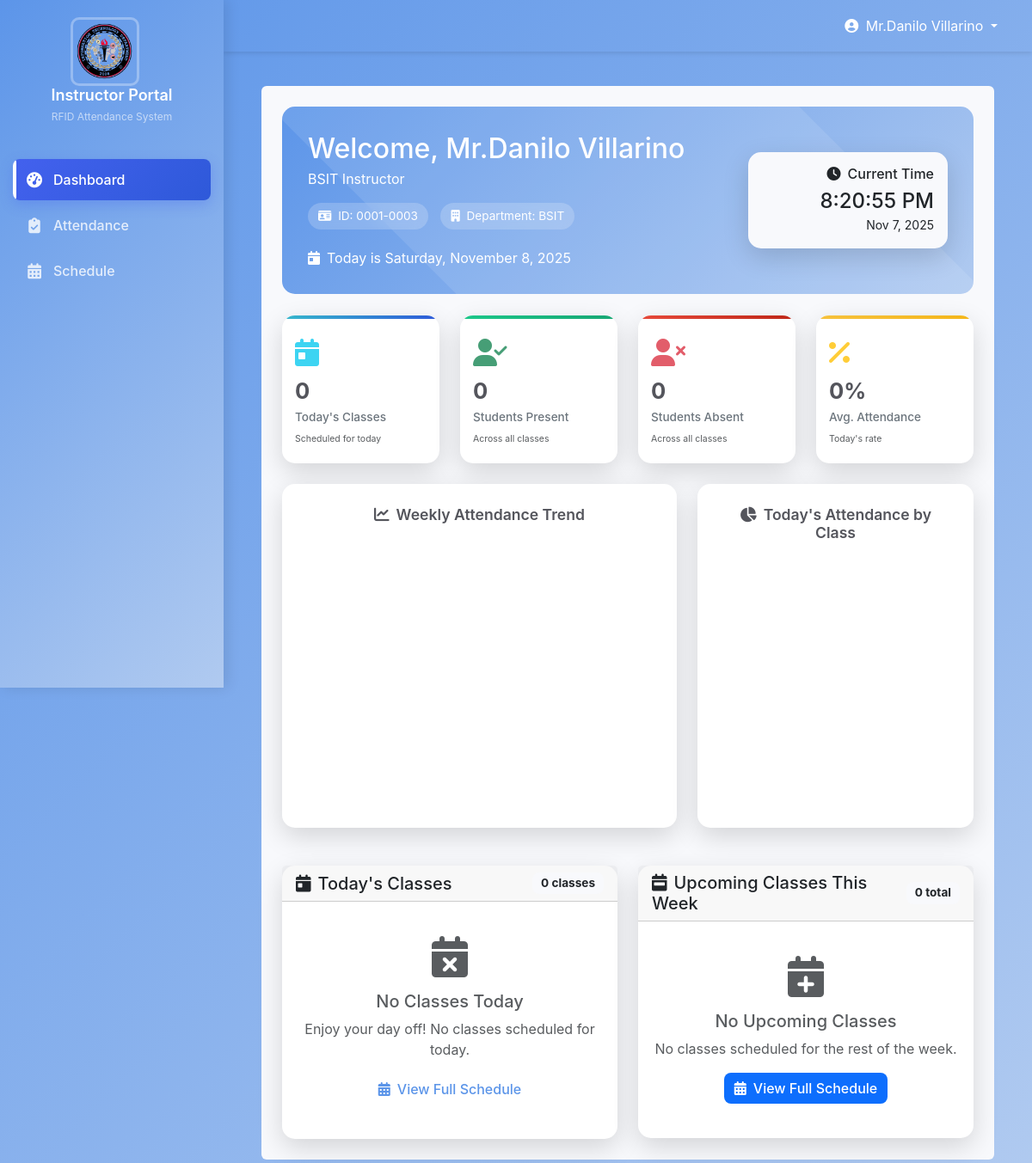
The app's page /instructor/dashboard.php (signed in), older data.
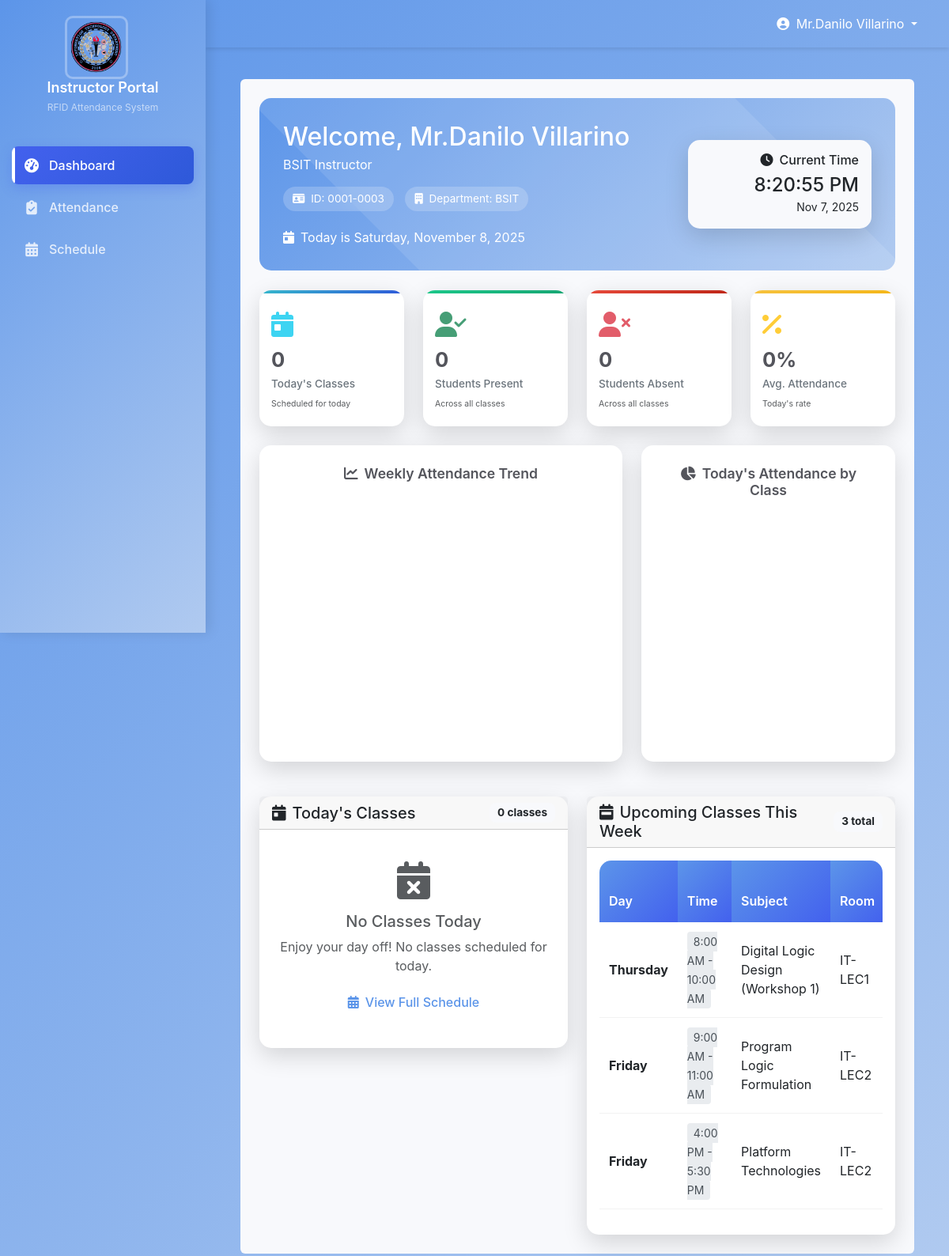
The same page, newer data.
### tables this page shows
CREATE TABLE `room_schedules` (
  `department` varchar(5155) NOT NULL,
  `id` int(11) NOT NULL,
  `room_name` varchar(100) DEFAULT NULL,
  `room_location` varchar(255) DEFAULT NULL,
  `room_password` varchar(255) DEFAULT NULL,
  `subject` varchar(100) DEFAULT NULL,
  `section` varchar(50) DEFAULT NULL,
  `year_level` varchar(20) DEFAULT NULL,
  `start_time` time DEFAULT NULL,
  `end_time` time DEFAULT NULL,
  `day` varchar(20) DEFAULT NULL,
  `instructor` varchar(58) NOT NULL,
  `instructor_id` int(11) DEFAULT NULL
);

### instructor/dashboard.php (the view, shortened to what the rows shown need)
<?php
include '../connection.php';
$upcoming_classes = [];
$instructor_name = $_SESSION['fullname'];
$stmt = $db->prepare("
    SELECT subject, room_name, section, start_time, end_time, day, year_level
    FROM room_schedules
    WHERE instructor = ?
    ORDER BY FIELD(day,'Monday','Tuesday','Wednesday','Thursday','Friday','Saturday','Sunday'),
             start_time ASC
");
if ($stmt) {
    $stmt->bind_param("s", $instructor_name);
    $stmt->execute();
    $upcoming_classes = $stmt->get_result();
}
?>
<!DOCTYPE html>
<html lang="en">
<head>
    <link href="https://cdn.jsdelivr.net/npm/bootstrap@5.3.0/dist/css/bootstrap.min.css" rel="stylesheet">
    <link rel="stylesheet" href="https://cdnjs.cloudflare.com/ajax/libs/font-awesome/6.4.0/css/all.min.css">
</head>
<body>
    <div class="main-content">
        <div class="container-fluid pt-4 px-4">
            <div class="col-sm-12 col-xl-12">
                <div class="bg-light rounded h-100 p-4">
                    <div class="welcome-header">
                        <div class="welcome-content">
                            <div class="row align-items-center">
                                <div class="col-md-8">
                                    <div class="d-flex align-items-center mb-3">
                                        <div>
                                            <h2 class="mb-1">Welcome, <?php echo htmlspecialchars($_SESSION['fullname']); ?></h2>
                                        </div>
                                    </div>
                                </div>
                            </div>
                        </div>
                    </div>
                    <div class="row g-4">
                        <div class="col-lg-6">
                            <div class="card">
                                <div class="card-body">
                                    <?php if ($upcoming_classes && $upcoming_classes->num_rows > 0): ?>
                                        <div class="table-responsive">
                                            <table class="table table-hover">
                                                <thead>
                                                    <tr>
                                                        <th>Day</th>
                                                        <th>Time</th>
                                                        <th>Subject</th>
                                                        <th>Room</th>
                                                    </tr>
                                                </thead>
                                                <tbody>
                                                    <?php while ($class = $upcoming_classes->fetch_assoc()): ?>
                                                        <tr>
                                                            <td>
                                                                <strong><?php echo htmlspecialchars($class['day']); ?></strong>
                                                            </td>
                                                            <td>
                                                                <span class="time-badge">
                                                                    <?php echo date("g:i A", strtotime($class['start_time'])) . ' - ' . date("g:i A", strtotime($class['end_time'])); ?>
                                                                </span>
                                                            </td>
                                                            <td><?php echo htmlspecialchars($class['subject']); ?></td>
                                                            <td><?php echo htmlspecialchars($class['room_name']); ?></td>
                                                        </tr>
                                                    <?php endwhile; ?>
                                                </tbody>
                                            </table>
                                        </div>
                                    <?php endif; ?>
                                </div>
                            </div>
                        </div>
                    </div>
                </div>
            </div>
        </div>
    </div>
</body>
</html>

Row changes from the older to the newer data that the page shows:
added room_schedules: day "Thursday", start_time "8:00 AM", end_time "10:00 AM", subject "Digital Logic Design (Workshop 1)", room_name "IT-LEC1"
added room_schedules: day "Friday", start_time "9:00 AM", end_time "11:00 AM", subject "Program Logic Formulation", room_name "IT-LEC2"
added room_schedules: day "Friday", start_time "4:00 PM", end_time "5:30 PM", subject "Platform Technologies", room_name "IT-LEC2"
Text that changed along with them:
$upcoming_classes->num_rows: "0" → "3"
text no longer shown: "No Upcoming Classes No classes scheduled for the rest of the week. View Full Schedule"
text now shown: "Day Time Subject Room"
